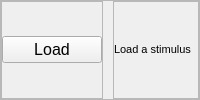
                        <widget class="QFrame" name="LEDZap_Load_frame">
                         <property name="font">
                          <font>
                           <pointsize>12</pointsize>
                          </font>
                         </property>
                         <property name="frameShape">
                          <enum>QFrame::StyledPanel</enum>
                         </property>
                         <property name="frameShadow">
                          <enum>QFrame::Raised</enum>
                         </property>
                         <layout class="QHBoxLayout" name="horizontalLayout_59">
                          <property name="spacing">
                           <number>10</number>
                          </property>
                          <property name="leftMargin">
                           <number>0</number>
                          </property>
                          <property name="topMargin">
                           <number>0</number>
                          </property>
                          <property name="rightMargin">
                           <number>0</number>
                          </property>
                          <property name="bottomMargin">
                           <number>0</number>
                          </property>
                          <item>
                           <widget class="QFrame" name="LEDZap_Load_pushButton_frame">
                            <property name="maximumSize">
                             <size>
                              <width>125</width>
                              <height>16777215</height>
                             </size>
                            </property>
                            <property name="frameShape">
                             <enum>QFrame::StyledPanel</enum>
                            </property>
                            <property name="frameShadow">
                             <enum>QFrame::Raised</enum>
                            </property>
                            <layout class="QHBoxLayout" name="horizontalLayout_80">
                             <property name="spacing">
                              <number>0</number>
                             </property>
                             <property name="leftMargin">
                              <number>0</number>
                             </property>
                             <property name="topMargin">
                              <number>0</number>
                             </property>
                             <property name="rightMargin">
                              <number>0</number>
                             </property>
                             <property name="bottomMargin">
                              <number>0</number>
                             </property>
                             <item>
                              <widget class="QPushButton" name="LEDZap_Load_pushButton">
                               <property name="minimumSize">
                                <size>
                                 <width>100</width>
                                 <height>0</height>
                                </size>
                               </property>
                               <property name="maximumSize">
                                <size>
                                 <width>100</width>
                                 <height>16777215</height>
                                </size>
                               </property>
                               <property name="font">
                                <font>
                                 <pointsize>12</pointsize>
                                </font>
                               </property>
                               <property name="text">
                                <string>Load</string>
                               </property>
                               <property name="checkable">
                                <bool>true</bool>
                               </property>
                              </widget>
                             </item>
                            </layout>
                           </widget>
                          </item>
                          <item>
                           <widget class="QFrame" name="LEDZap_Stimulus_Label_frame">
                            <property name="frameShape">
                             <enum>QFrame::StyledPanel</enum>
                            </property>
                            <property name="frameShadow">
                             <enum>QFrame::Raised</enum>
                            </property>
                            <layout class="QHBoxLayout" name="horizontalLayout_79">
                             <property name="spacing">
                              <number>0</number>
                             </property>
                             <property name="leftMargin">
                              <number>0</number>
                             </property>
                             <property name="topMargin">
                              <number>0</number>
                             </property>
                             <property name="rightMargin">
                              <number>0</number>
                             </property>
                             <property name="bottomMargin">
                              <number>0</number>
                             </property>
                             <item>
                              <widget class="QLabel" name="LEDZap_Stimulus_Label">
                               <property name="minimumSize">
                                <size>
                                 <width>0</width>
                                 <height>25</height>
                                </size>
                               </property>
                               <property name="maximumSize">
                                <size>
                                 <width>275</width>
                                 <height>25</height>
                                </size>
                               </property>
                               <property name="font">
                                <font>
                                 <pointsize>8</pointsize>
                                </font>
                               </property>
                               <property name="text">
                                <string>Load a stimulus</string>
                               </property>
                               <property name="scaledContents">
                                <bool>true</bool>
                               </property>
                               <property name="wordWrap">
                                <bool>true</bool>
                               </property>
                              </widget>
                             </item>
                            </layout>
                           </widget>
                          </item>
                         </layout>
                        </widget>
